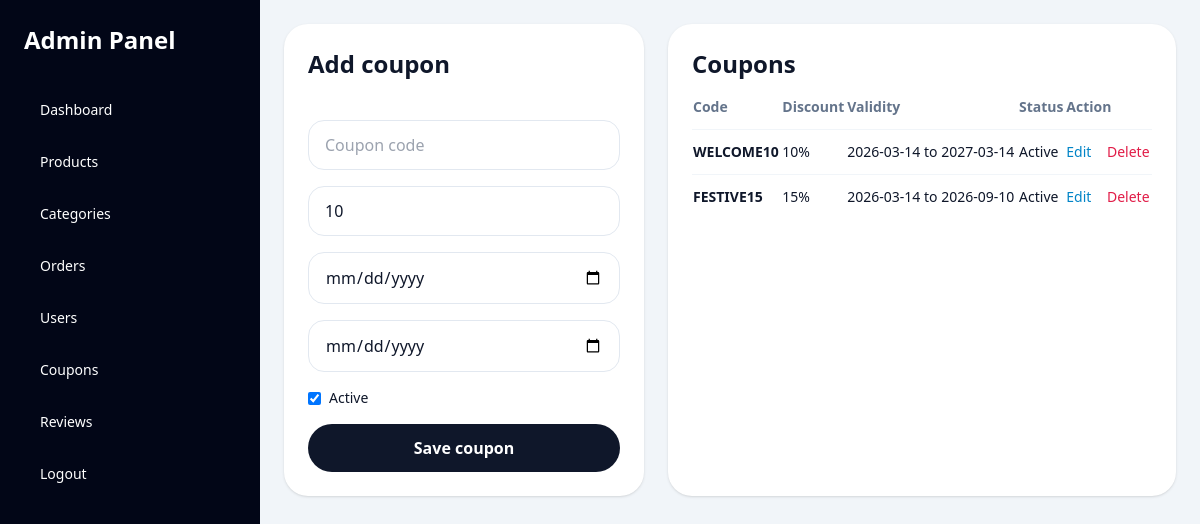
Page /admin/coupons.php (signed in) on the committed database.
### tables this page shows
CREATE TABLE IF NOT EXISTS coupons (
  id INT UNSIGNED AUTO_INCREMENT PRIMARY KEY,
  code VARCHAR(50) NOT NULL,
  discount_percent INT UNSIGNED NOT NULL,
  valid_from DATE DEFAULT NULL,
  valid_to DATE DEFAULT NULL,
  is_active TINYINT(1) NOT NULL DEFAULT 1,
  created_at TIMESTAMP NOT NULL DEFAULT CURRENT_TIMESTAMP,
  UNIQUE KEY uq_coupons_code (code),
  CONSTRAINT chk_coupons_discount_range CHECK (discount_percent BETWEEN 1 AND 100),
  CONSTRAINT chk_coupons_validity_range CHECK (valid_to IS NULL OR valid_from IS NULL OR valid_to >= valid_from)
);

### admin/coupons.php (called while the page is built)
<?php
require __DIR__ . '/coupons_page.php';

### config/bootstrap.php (called while the page is built, shortened)
<?php
require_once __DIR__ . '/database.php';
require_once __DIR__ . '/../models/BaseModel.php';
require_once __DIR__ . '/../models/CouponModel.php';
function app_url(string $path = ''): string
{
    return rtrim(BASE_URL, '/') . '/' . ltrim($path, '/');
}
function e(null|string|int|float $value): string
{
    return htmlspecialchars((string) $value, ENT_QUOTES, 'UTF-8');
}

### config/database.php (called while the page is built, shortened)
<?php
function db(): PDO
{
    $pdo = new PDO(
        'mysql:host=' . DB_HOST . ';dbname=' . DB_NAME . ';charset=utf8mb4',
        DB_USER,
        DB_PASS,
        [
            PDO::ATTR_ERRMODE => PDO::ERRMODE_EXCEPTION,
            PDO::ATTR_DEFAULT_FETCH_MODE => PDO::FETCH_ASSOC,
        ]
    );
    return $pdo;
}

### models/BaseModel.php (called while the page is built, shortened)
<?php
abstract class BaseModel
{
    public function __construct()
    {
        $this->pdo = db();
    }
}

### models/CouponModel.php (called while the page is built, shortened)
<?php
class CouponModel extends BaseModel
{
    public function all(): array
    {
        return $this->pdo->query('SELECT * FROM coupons ORDER BY created_at DESC')->fetchAll();
    }
}

### admin/coupons_page.php (the view, shortened to what this page needs)
<?php
require_once __DIR__ . '/../config/bootstrap.php';
$couponModel = new CouponModel();
$edit = isset($_GET['id']) ? $couponModel->find((int) $_GET['id']) : null;
$coupons = $couponModel->all();
require __DIR__ . '/partials/header.php';
?>
<div class="grid gap-6 lg:grid-cols-[360px,1fr]">
    <div class="rounded-3xl bg-white p-6 shadow">
        <h1 class="text-2xl font-bold"><?= $edit ? 'Edit coupon' : 'Add coupon'; ?></h1>
        <form action="" method="post" class="mt-6 space-y-4">
            <input class="w-full rounded-2xl border border-slate-200 px-4 py-3" type="text" name="code" value="<?= e((string) ($edit['code'] ?? '')); ?>" placeholder="Coupon code" required>
            <input class="w-full rounded-2xl border border-slate-200 px-4 py-3" type="number" name="discount_percent" value="<?= e((string) ($edit['discount_percent'] ?? '10')); ?>" min="1" max="100" required>
            <input class="w-full rounded-2xl border border-slate-200 px-4 py-3" type="date" name="valid_from" value="<?= e((string) ($edit['valid_from'] ?? '')); ?>">
            <input class="w-full rounded-2xl border border-slate-200 px-4 py-3" type="date" name="valid_to" value="<?= e((string) ($edit['valid_to'] ?? '')); ?>">
            <label class="flex items-center gap-2 text-sm"><input type="checkbox" name="is_active" value="1" <?= !isset($edit['is_active']) || (int) $edit['is_active'] === 1 ? 'checked' : ''; ?>> Active</label>
            <button class="w-full rounded-full bg-slate-900 px-5 py-3 font-semibold text-white" type="submit">Save coupon</button>
        </form>
    </div>
    <div class="rounded-3xl bg-white p-6 shadow">
        <h2 class="text-2xl font-bold">Coupons</h2>
        <div class="mt-4 overflow-x-auto">
            <table class="min-w-full text-sm">
                <thead><tr class="text-left text-slate-500"><th class="pb-3">Code</th><th class="pb-3">Discount</th><th class="pb-3">Validity</th><th class="pb-3">Status</th><th class="pb-3">Action</th></tr></thead>
                <tbody>
                <?php foreach ($coupons as $coupon): ?>
                    <tr class="border-t border-slate-100">
                        <td class="py-3 font-semibold"><?= e($coupon['code']); ?></td>
                        <td class="py-3"><?= (int) $coupon['discount_percent']; ?>%</td>
                        <td class="py-3"><?= e((string) $coupon['valid_from']); ?> to <?= e((string) $coupon['valid_to']); ?></td>
                        <td class="py-3"><?= (int) $coupon['is_active'] === 1 ? 'Active' : 'Inactive'; ?></td>
                        <td class="py-3">
                            <a class="text-sky-600" href="<?= e(app_url('admin/coupons.php?id=' . (int) $coupon['id'])); ?>">Edit</a>
                            <form action="" method="post" class="inline">
                                <button class="ml-3 text-rose-600" type="submit">Delete</button>
                            </form>
                        </td>
                    </tr>
                <?php endforeach; ?>
                </tbody>
            </table>
        </div>
    </div>
</div>
<?php require __DIR__ . '/partials/footer.php'; ?>

### rows in the picture
coupons: code "WELCOME10", discount_percent "10", valid_from "2026-03-14", valid_to "2027-03-14", is_active "Active"
coupons: code "FESTIVE15", discount_percent "15", valid_from "2026-03-14", valid_to "2026-09-10", is_active "Active"
